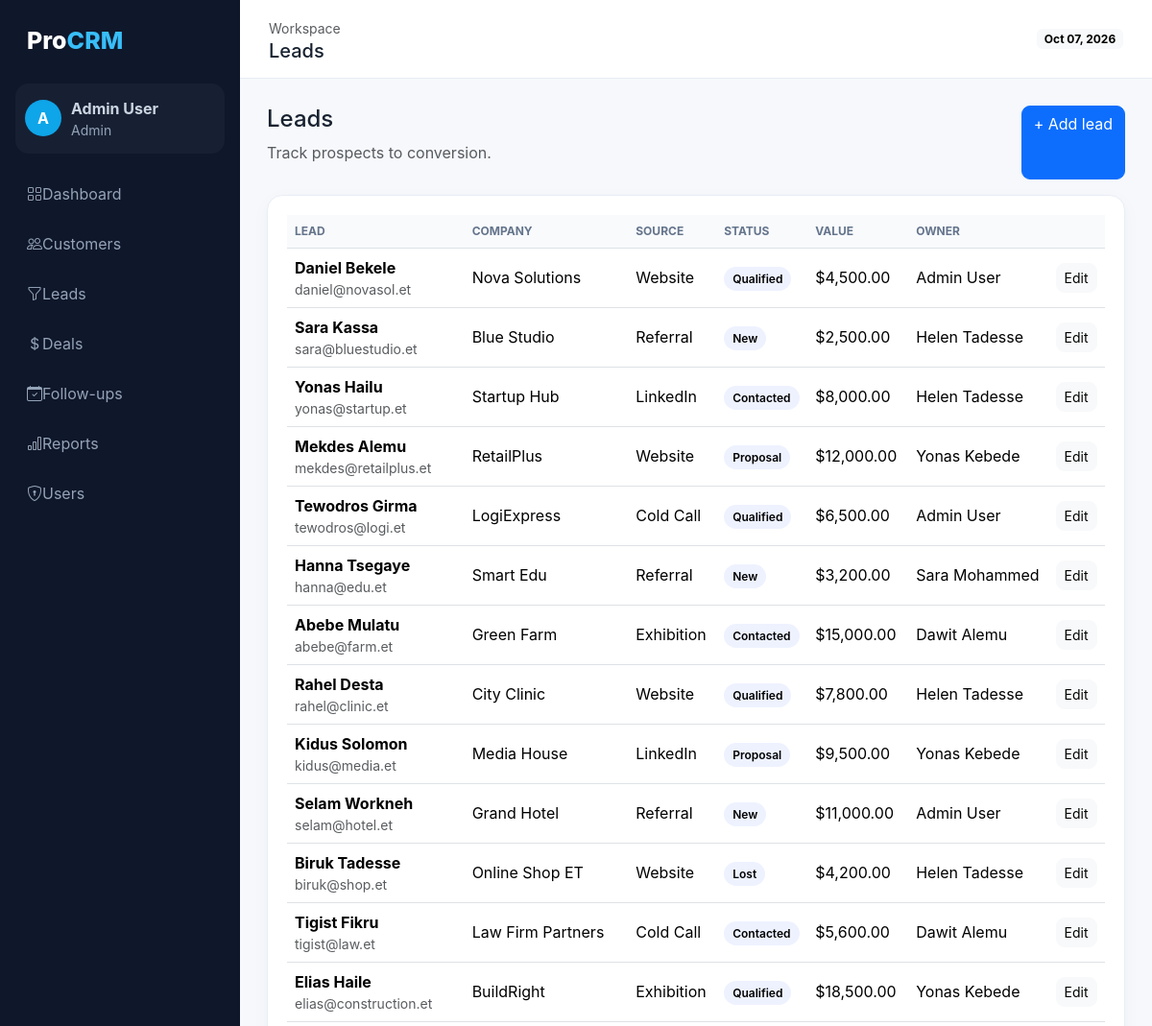
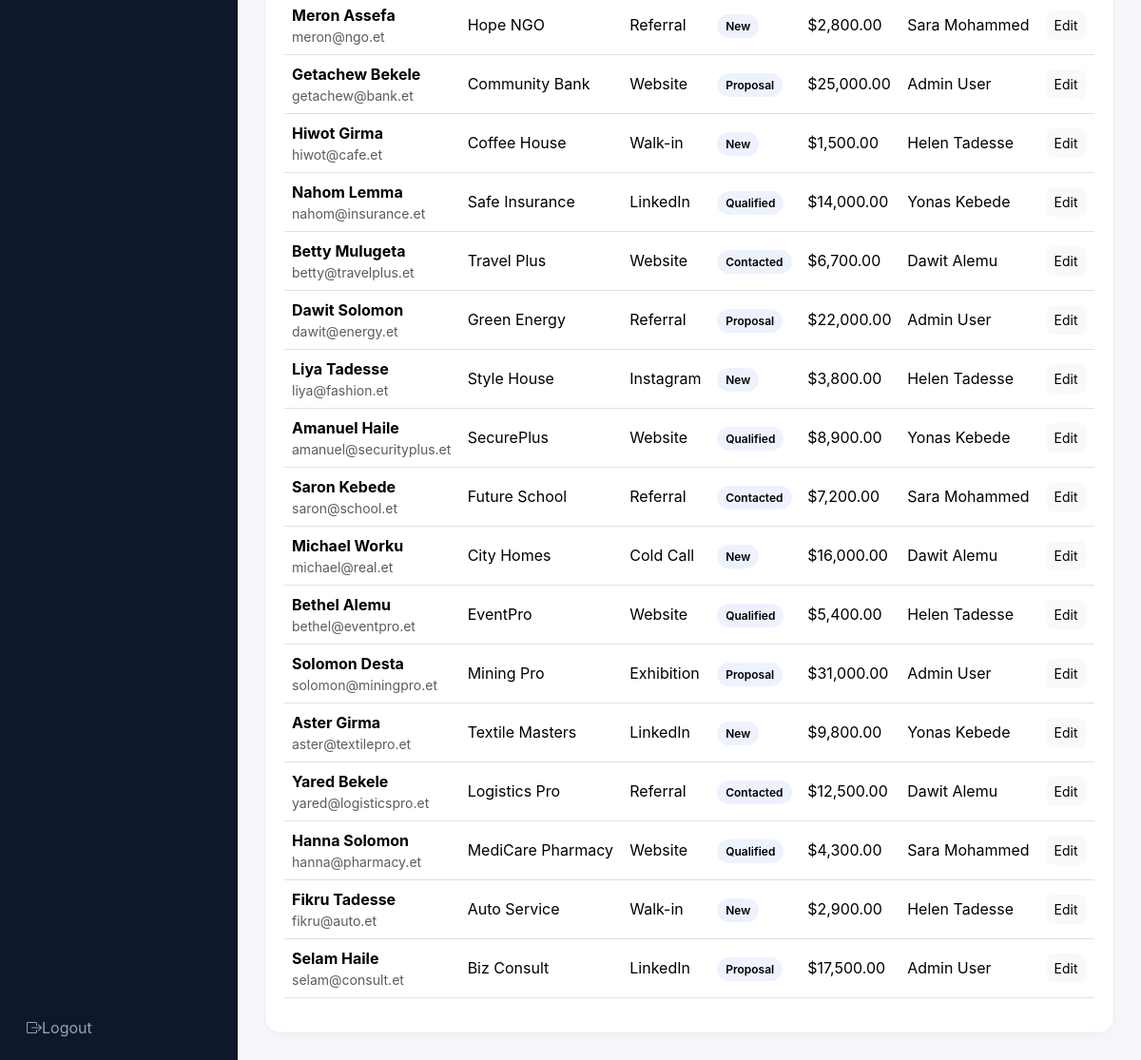
Page /leads/index.php (signed in) on the committed database (2 pictures, top to bottom).
### tables this page shows
CREATE TABLE leads(
  id INT AUTO_INCREMENT PRIMARY KEY,
  name VARCHAR(150) NOT NULL,
  email VARCHAR(190),
  phone VARCHAR(50),
  company VARCHAR(150),
  source VARCHAR(80),
  status ENUM('new','contacted','qualified','proposal','converted','lost') DEFAULT 'new',
  estimated_value DECIMAL(12,2) DEFAULT 0,
  notes TEXT,
  owner_id INT NULL,
  created_at TIMESTAMP DEFAULT CURRENT_TIMESTAMP,
  FOREIGN KEY(owner_id) REFERENCES users(id) ON DELETE SET NULL
);

CREATE TABLE users(
  id INT AUTO_INCREMENT PRIMARY KEY,
  name VARCHAR(120) NOT NULL,
  email VARCHAR(190) UNIQUE NOT NULL,
  password VARCHAR(255) NOT NULL,
  role ENUM('admin','sales','support') DEFAULT 'sales',
  status ENUM('active','inactive') DEFAULT 'active',
  last_login DATETIME NULL,
  created_at TIMESTAMP DEFAULT CURRENT_TIMESTAMP
);

### config/auth.php (called while the page is built, shortened)
<?php
function e($v){return htmlspecialchars((string)$v,ENT_QUOTES,'UTF-8');}
?>

### leads/index.php (the view)
<?php require_once '../config/auth.php';$page_title='Leads';$base='../';$rows=$pdo->query("SELECT l.*,u.name owner FROM leads l LEFT JOIN users u ON u.id=l.owner_id ORDER BY l.created_at DESC")->fetchAll();include '../partials/header.php';?><div class="d-flex justify-content-between mb-3"><div><h4>Leads</h4><p class="text-muted">Track prospects to conversion.</p></div><a class="btn btn-primary" href="form.php">+ Add lead</a></div><div class="cardx table-responsive"><table class="table"><thead><tr><th>Lead</th><th>Company</th><th>Source</th><th>Status</th><th>Value</th><th>Owner</th><th></th></tr></thead><tbody><?php foreach($rows as $r):?><tr><td><b><?=e($r['name'])?></b><div class="small text-muted"><?=e($r['email'])?></div></td><td><?=e($r['company'])?></td><td><?=e($r['source'])?></td><td><span class="status"><?=e(ucfirst($r['status']))?></span></td><td>$<?=number_format($r['estimated_value'],2)?></td><td><?=e($r['owner']??'Unassigned')?></td><td><a class="btn btn-sm btn-light" href="form.php?id=<?=$r['id']?>">Edit</a></td></tr><?php endforeach;?></tbody></table></div><?php include '../partials/footer.php';?>

### assets/css/style.css (style rules this page uses)
body { font-family:Inter,system-ui;background:#f6f8fb;color:#182230 }
.cardx { background:#fff;border:1px solid #e9eef5;border-radius:16px;padding:20px;box-shadow:0 5px 20px #0f172a08 }
.table thead th { font-size:12px;text-transform:uppercase;color:#64748b;background:#f8fafc }
.table td { vertical-align:middle }
.status { padding:5px 9px;border-radius:20px;font-size:12px;font-weight:600;background:#eef2ff }
.btn { border-radius:9px }

### rows in the picture
leads: name "Daniel Bekele", email "daniel@novasol.et", company "Nova Solutions", source "Website", status "Qualified", estimated_value "4,500.00", owner.name "Admin User"
leads: name "Sara Kassa", email "sara@bluestudio.et", company "Blue Studio", source "Referral", status "New", estimated_value "2,500.00", owner.name "Helen Tadesse"
leads: name "Yonas Hailu", email "yonas@startup.et", company "Startup Hub", source "LinkedIn", status "Contacted", estimated_value "8,000.00", owner.name "Helen Tadesse"
leads: name "Mekdes Alemu", email "mekdes@retailplus.et", company "RetailPlus", source "Website", status "Proposal", estimated_value "12,000.00", owner.name "Yonas Kebede"
leads: name "Tewodros Girma", email "tewodros@logi.et", company "LogiExpress", source "Cold Call", status "Qualified", estimated_value "6,500.00", owner.name "Admin User"
leads: name "Hanna Tsegaye", email "hanna@edu.et", company "Smart Edu", source "Referral", status "New", estimated_value "3,200.00", owner.name "Sara Mohammed"
leads: name "Abebe Mulatu", email "abebe@farm.et", company "Green Farm", source "Exhibition", status "Contacted", estimated_value "15,000.00", owner.name "Dawit Alemu"
leads: name "Rahel Desta", email "rahel@clinic.et", company "City Clinic", source "Website", status "Qualified", estimated_value "7,800.00", owner.name "Helen Tadesse"
leads: name "Kidus Solomon", email "kidus@media.et", company "Media House", source "LinkedIn", status "Proposal", estimated_value "9,500.00", owner.name "Yonas Kebede"
leads: name "Selam Workneh", email "selam@hotel.et", company "Grand Hotel", source "Referral", status "New", estimated_value "11,000.00", owner.name "Admin User"
leads: name "Biruk Tadesse", email "biruk@shop.et", company "Online Shop ET", source "Website", status "Lost", estimated_value "4,200.00", owner.name "Helen Tadesse"
leads: name "Tigist Fikru", email "tigist@law.et", company "Law Firm Partners", source "Cold Call", status "Contacted", estimated_value "5,600.00", owner.name "Dawit Alemu"
leads: name "Elias Haile", email "elias@construction.et", company "BuildRight", source "Exhibition", status "Qualified", estimated_value "18,500.00", owner.name "Yonas Kebede"
leads: name "Meron Assefa", email "meron@ngo.et", company "Hope NGO", source "Referral", status "New", estimated_value "2,800.00", owner.name "Sara Mohammed"
leads: name "Getachew Bekele", email "getachew@bank.et", company "Community Bank", source "Website", status "Proposal", estimated_value "25,000.00", owner.name "Admin User"
leads: name "Hiwot Girma", email "hiwot@cafe.et", company "Coffee House", source "Walk-in", status "New", estimated_value "1,500.00", owner.name "Helen Tadesse"
leads: name "Nahom Lemma", email "nahom@insurance.et", company "Safe Insurance", source "LinkedIn", status "Qualified", estimated_value "14,000.00", owner.name "Yonas Kebede"
leads: name "Betty Mulugeta", email "betty@travelplus.et", company "Travel Plus", source "Website", status "Contacted", estimated_value "6,700.00", owner.name "Dawit Alemu"
leads: name "Dawit Solomon", email "dawit@energy.et", company "Green Energy", source "Referral", status "Proposal", estimated_value "22,000.00", owner.name "Admin User"
leads: name "Liya Tadesse", email "liya@fashion.et", company "Style House", source "Instagram", status "New", estimated_value "3,800.00", owner.name "Helen Tadesse"
leads: name "Amanuel Haile", email "amanuel@securityplus.et", company "SecurePlus", source "Website", status "Qualified", estimated_value "8,900.00", owner.name "Yonas Kebede"
leads: name "Saron Kebede", email "saron@school.et", company "Future School", source "Referral", status "Contacted", estimated_value "7,200.00", owner.name "Sara Mohammed"
leads: name "Michael Worku", email "michael@real.et", company "City Homes", source "Cold Call", status "New", estimated_value "16,000.00", owner.name "Dawit Alemu"
leads: name "Bethel Alemu", email "bethel@eventpro.et", company "EventPro", source "Website", status "Qualified", estimated_value "5,400.00", owner.name "Helen Tadesse"
leads: name "Solomon Desta", email "solomon@miningpro.et", company "Mining Pro", source "Exhibition", status "Proposal", estimated_value "31,000.00", owner.name "Admin User"
leads: name "Aster Girma", email "aster@textilepro.et", company "Textile Masters", source "LinkedIn", status "New", estimated_value "9,800.00", owner.name "Yonas Kebede"
leads: name "Yared Bekele", email "yared@logisticspro.et", company "Logistics Pro", source "Referral", status "Contacted", estimated_value "12,500.00", owner.name "Dawit Alemu"
leads: name "Hanna Solomon", email "hanna@pharmacy.et", company "MediCare Pharmacy", source "Website", status "Qualified", estimated_value "4,300.00", owner.name "Sara Mohammed"
leads: name "Fikru Tadesse", email "fikru@auto.et", company "Auto Service", source "Walk-in", status "New", estimated_value "2,900.00", owner.name "Helen Tadesse"
leads: name "Selam Haile", email "selam@consult.et", company "Biz Consult", source "LinkedIn", status "Proposal", estimated_value "17,500.00", owner.name "Admin User"

### other values in the picture
substr($_SESSION['name'],0,1) "A"
$_SESSION['name'] "Admin User"
$_SESSION['role'] "Admin"
$page_title "Leads"
